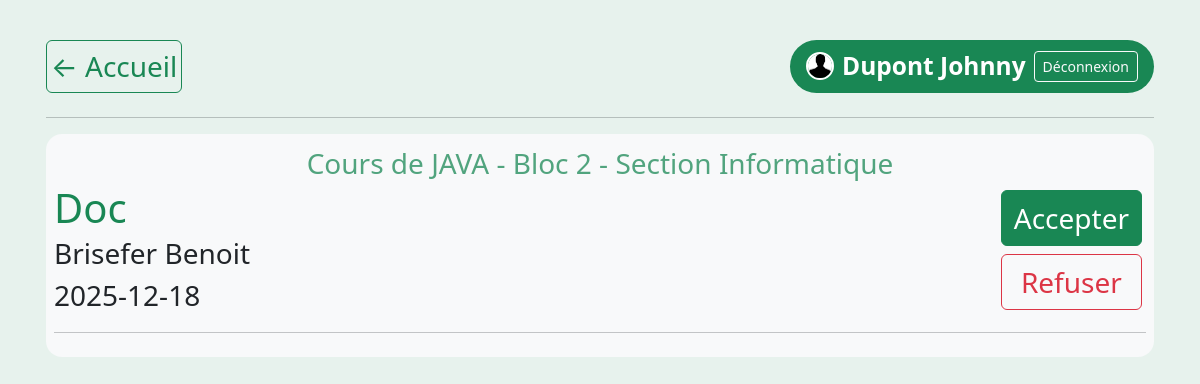
Page /SITE/voirRessourcesEnAttente.php (signed in) on the committed database.
### tables this page shows
CREATE TABLE Ressource (
    IdRessource INT AUTO_INCREMENT PRIMARY KEY,
    IdCours     INT NOT NULL,
    Titre       VARCHAR(255) NOT NULL,
    DateAjout   DATE NOT NULL,
    Type        VARCHAR(50) NOT NULL,
    UserSource  INT NOT NULL,
    Etat 	TINYINT(1),
    CONSTRAINT fk_ressource_cours
        FOREIGN KEY (IdCours) REFERENCES cours(IdCours),
    CONSTRAINT fk_ressource_user
        FOREIGN KEY (UserSource) REFERENCES utilisateur(IdUser)
);

CREATE TABLE cours (
    IdCours INT(11) NOT NULL AUTO_INCREMENT,
    Titre   VARCHAR(25) NOT NULL,
    Bloc    TINYINT(1) NOT NULL,
    Section VARCHAR(25) NOT NULL,
    PRIMARY KEY (IdCours)
);

CREATE TABLE utilisateur (
    IdUser    INT(11) NOT NULL AUTO_INCREMENT,
    Nom       VARCHAR(25)  NOT NULL,
    Prenom    VARCHAR(25)  NOT NULL,
    Mdp       VARCHAR(250) NOT NULL,
    Avatar    VARCHAR(500),
    Matricule VARCHAR(50)  NOT NULL,
    isAdmin   TINYINT(1)   NOT NULL,

    PRIMARY KEY (IdUser),
    UNIQUE KEY Matricule (Matricule)
);

### SITE/classe/ressource.php (called while the page is built, shortened)
<?php
    class Ressource {
        private $IdRessource, $IdCours, $Titre, $DateAjout,$Type, $UserSource, $Etat;
        public function getIdCours(){
            return $this->IdCours;
        }
        public function getTitre(){
            return $this->Titre;
        }
        public function getDateAjout(){
            return $this->DateAjout;
        }
        public function getType(){
            return $this->Type;
        }
    }
?>

### SITE/classe/cours.php (called while the page is built, shortened)
<?php
    class Cours{
        private $IdCours, $Titre, $Bloc, $Section;
        public function getTitre(){
            return $this->Titre;
        }
        public function getBloc(){
            return $this->Bloc;
        }
        public function getSection(){
            return $this->Section;
        }
    }
?>

### SITE/voirRessourcesEnAttente.php (the view, shortened to what this page needs)
<!DOCTYPE html>
<html lang="fr">
<head>
    <link href="https://cdn.jsdelivr.net/npm/bootstrap@5.3.8/dist/css/bootstrap.min.css" rel="stylesheet">
</head>
<body class="bg-success bg-opacity-10 p-2 pt-0 text-center mt-3 fs-3">
    <div class="container py-4 px-3">
    <?php
        require_once 'classe/requete.php';
        $req = new Requetes();
        ?>
            <nav class="d-flex flex-column flex-lg-row justify-content-lg-between mb-4">
                <a href="index.php" class="btn btn-outline-success border border-1 rounded border-success link-underline link-underline-opacity-0 p-1 fs-3">← Accueil</a>
                <?php $req->afficherHeaderUtilisateur(); ?>
            </nav>
            <hr>
        <?php
        $ressources = $req->getRessourcesEnAttente();
        if(empty($ressources)){
            echo "Aucune ressource en attente de validation.";
        }else{
            ?>
                <div class="bg-light rounded-4 p-2 container-lg p-">
            <?php
            foreach($ressources as $ressource){
                $idCours = $ressource->getIdCours();
                ?>
                    <a href="ressources.php?id=<?php echo $idCours; ?>" class="text-decoration-none text-success text-opacity-75">
                <?php
                $cours = $req->getOneCours($idCours);
                echo 'Cours de '.$cours->getTitre();
                echo ' - Bloc '.$cours->getBloc();
                echo ' - Section '.$cours->getSection();
                ?>
                    </a>
                <?php
                if(isset($_SESSION['user'])){
                    ?>
                        <div class="d-flex flex-column flex-lg-row justify-content-lg-between align-items-lg-center text-lg-start">
                            <a target="_blank" href="<?php echo $ressource->getType(); ?>" class="text-decoration-none">
                                <div>
                    <?php
                }
                ?>
                    <h1 class="m-0 text-success"><?php echo $ressource->getTitre(); ?></h1>
                    <?php $req->getNomPrenomByID($ressource->getUserSource()); ?>
                    <p class="m-0 text-dark"><?php echo $ressource->getDateAjout(); ?></p>
                <?php
                if (isset($_SESSION['user'])) {
                    ?>
                        </div>
                        </a>
                        <br>
                        <div class="d-flex justify-content-center flex-lg-column">
                            <form method="POST" class="p-1">
                                <button type="submit" class="w-100 btn btn-success fs-3"> Accepter </button>
                            </form>
                            <form method="POST" class="p-1">
                                <button type="submit" class="w-100 btn btn-outline-danger fs-3"> Refuser </button>
                            </form>
                        </div>
                    <?php
                    echo '</form></div>';
                }
                echo '<hr>';
            }
            echo '</div>';
        }
    ?>
    </div>
</body>
</html>

### SITE/classe/requete.php (shortened to what this page needs)
<?php
require_once 'cours.php';
require_once 'ressource.php';
class Requetes {
    private $connexion;
    public function __construct() {
        try {
            $this->connexion = new PDO(
                'mysql:host=localhost;dbname=roottest',
                'rootTest',
                'root123'
            );
            $this->connexion->setAttribute(PDO::ATTR_ERRMODE, PDO::ERRMODE_EXCEPTION);
            $this->connexion->setAttribute(PDO::ATTR_EMULATE_PREPARES,false);
        } catch(PDOException $e) {
            echo 'Erreur connexion : '.$e->getMessage();
        }
    }
    public function getOneCours($IdCours): Cours {
        $sql = "SELECT * FROM Cours WHERE IdCours = :id";
        $stmt = $this->connexion->prepare($sql);
        $stmt->bindValue(':id', $IdCours, PDO::PARAM_INT);
        $stmt->execute();
        $stmt->setFetchMode(PDO::FETCH_CLASS, 'Cours');
        return $stmt->fetch();
    }
    public function getNomPrenomByID(int $idUser): void {
        $sql  = "SELECT Nom, Prenom FROM utilisateur WHERE IdUser = :id";
        $stmt = $this->connexion->prepare($sql);
        $stmt->bindValue(':id', $idUser, PDO::PARAM_INT);
        $stmt->execute();
        $user = $stmt->fetch(PDO::FETCH_ASSOC);
        if ($user) {
            echo '<p class="m-0 text-dark">'.htmlspecialchars($user['Nom']) . ' ' .htmlspecialchars($user['Prenom']) . '</p>' ;
        } else {
            echo 'Utilisateur inconnu<br>';
        }
    }
    public function afficherHeaderUtilisateur(): void {
        if (!isset($_SESSION['user'])) {
            ?>
                <a href="login.php" class="btn btn-success btn-sm rounded-pill shadow-sm px-3 py-2 d-flex align-items-center">Se connecter</a>
            <?php
        }else{
            if($_SESSION['user']['avatar'] == NULL){
                $avatarSrc = 'avatar/buste.jpg';
            }else{
                $avatarSrc = $_SESSION['user']['avatar'];
            }
            ?>
            <div class="d-none d-lg-flex justify-content-end">
                <div class="bg-success text-white rounded-pill px-3 py-2 d-inline-flex align-items-center gap-2">
                    <img src="<?php echo $avatarSrc; ?>" alt="Avatar" width="28" height="28" class="rounded-circle border border-2 border-white">
                    <span class="small fw-semibold"><?php echo $_SESSION['user']['nom'].' '.$_SESSION['user']['prenom']; ?></span>
                    <a class="btn btn-outline-light btn-sm" href="logout.php">Déconnexion</a>
                </div>
            </div>
            <?php
        }
    }
    public function getRessourcesEnAttente(): array{
        $sql = "SELECT * FROM Ressource WHERE Etat = 0 AND UserSource <> :id";
        $stmt = $this->connexion->prepare($sql);
        $stmt->bindValue(':id',$_SESSION['user']['id'], PDO::PARAM_INT);
        $stmt->execute();
        $stmt->setFetchMode(PDO::FETCH_CLASS, 'Ressource');
        return $stmt->fetchAll();
    }
}
?>

### rows in the picture
ressource: IdCours.Titre "JAVA", IdCours.Bloc "2", IdCours.Section "Informatique", Titre "Doc", UserSource.Nom "Brisefer", UserSource.Prenom "Benoit", DateAjout "2025-12-18"

### other values in the picture
$_SESSION['user']['nom'] "Dupont"
$_SESSION['user']['prenom'] "Johnny"
